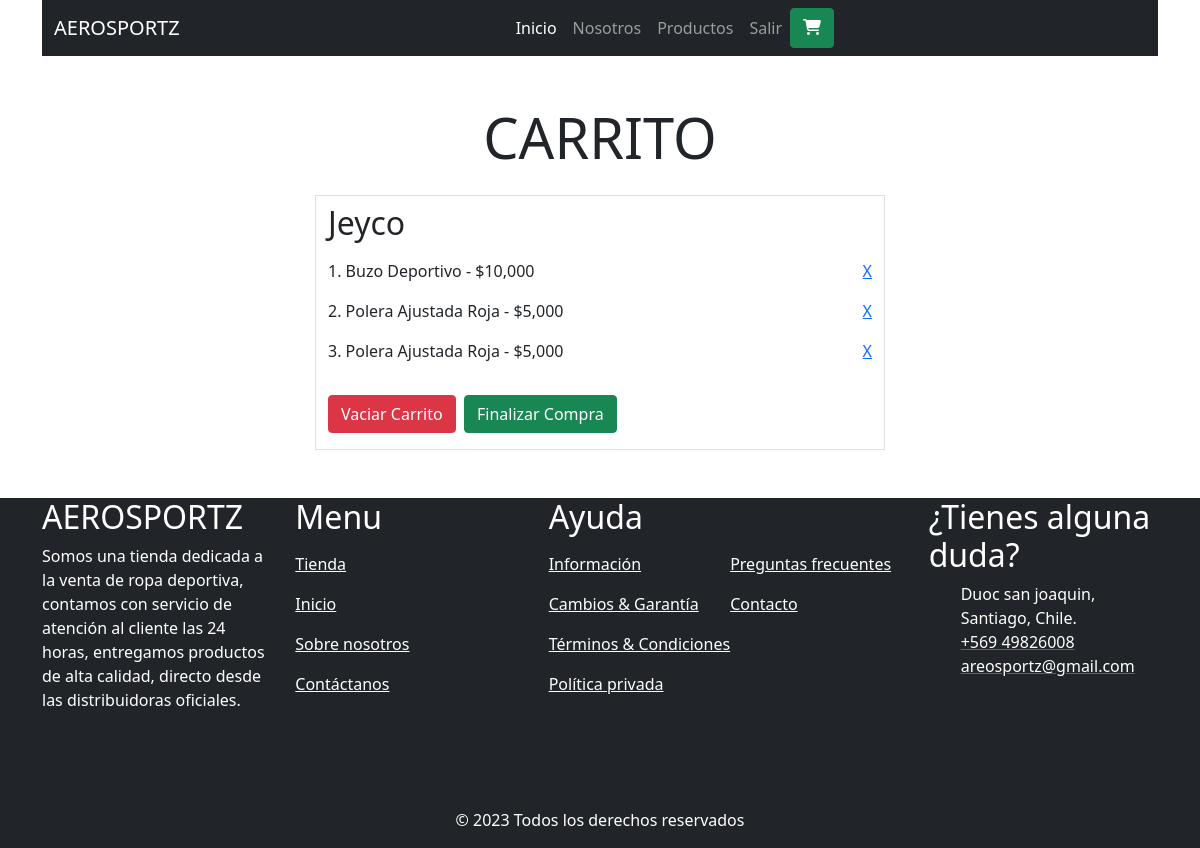
Screenshot of /carrito/ (signed in) with the database file from the repository.
### core/models.py (models this page shows, shortened)
class Carrito_item(models.Model):
    producto = models.ForeignKey(Producto, on_delete=models.CASCADE)
    carrito = models.ForeignKey(Carrito, on_delete=models.CASCADE, related_name="items")

class Producto(models.Model):
    titulo = models.CharField(max_length=50, null=False)
    imagen = models.ImageField(upload_to='image', null=True)
    descripcion = models.CharField(max_length=200, null=False)
    precio = models.DecimalField(null=False, max_digits=10, decimal_places=3)
    categoria = models.ForeignKey('Categoria', on_delete=models.CASCADE, related_name='productos')

### core/views.py (the view)
# urls.py: path('carrito/', views.carrito_index, name='carrito'),
def carrito_index(request):
    categorias = Categoria.objects.all()
    usuario_logeado = User.objects.get(username=request.user)
    productos = Carrito.objects.get(usuario=usuario_logeado.id).items.all()
    carrito = Carrito.objects.get(usuario=usuario_logeado.id)
    nuevo_precio_Carrito = 0
    for item in carrito.items.all():
        nuevo_precio_Carrito += item.producto.precio
    carrito.total = nuevo_precio_Carrito
    carrito.save()
    return render(request, 'core/carrito.html', {
        'categorias' : categorias,
        'usuario' : usuario_logeado,
        'items_carrito' : productos
    })

### core/templates/core/carrito.html
{% extends "core/base.html" %}
{% block content %}
<main class="container my-5">
    <div class="row justify-content-center">
        <div class="col-12 mb-3">
            <h2 class="display-4 text-center  display-4 text-center">CARRITO</h2>
        </div>
        <div class="col-6 row border">
            <div class="col-12 p-0 mb-2">
                <h3 class="display-4 text-capitalize mt-2" style="font-size: 2em;">{{usuario.username.capitalize}}</h3>
            </div>
            {% for item in items_carrito %}
                <div class="col-12 p-0 m-0">
                    <p class="d-flex justify-content-between align-items-center">
                        {{ forloop.counter }}. {{item.producto.titulo.title}} - ${{ item.producto.precio }}
                        <a href="{% url 'item_carrito_delete' item.id %}">X</a>
                    </p>
                </div>
            {% empty %}
                <div class="col-12 p-0 m-0">
                    <p class="d-flex justify-content-between align-items-center">
                        No tiene ningun producto en el carrito
                    </p>
                </div>
            {% endfor %}
            <div class="col-12 p-0 m-0 my-3 row ">
                <div class="col-md-5 col-lg-3 p-0">
                    <a href="{% url 'carrito_clean' %}" class="btn btn-danger btn-block">Vaciar Carrito</a>
                </div>
                <div class="col-12 p-0 col-md-7 col-lg-4 mt-2 mt-md-0 pl-md-3">
                    <button class="btn btn-success btn-block">Finalizar Compra</button>
                </div>
            </div>
        </div>
    </div>
</main>
{% endblock %}

### rows the page displays
Carrito_item: producto.titulo "Buzo Deportivo", producto.precio "10,000"
Carrito_item: producto.titulo "Polera Ajustada Roja", producto.precio "5,000"
Carrito_item: producto.titulo "Polera Ajustada Roja", producto.precio "5,000"

### other values shown
{{ usuario.username.capitalize }} "Jeyco"
